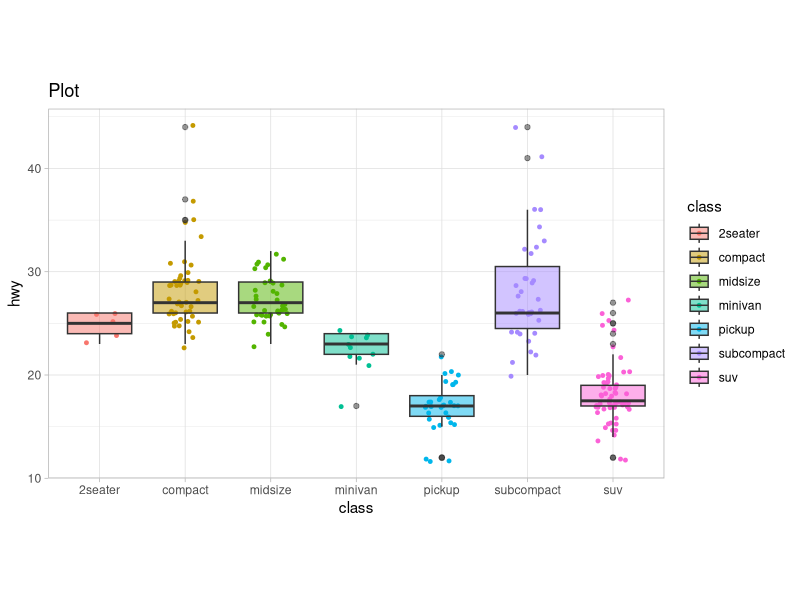
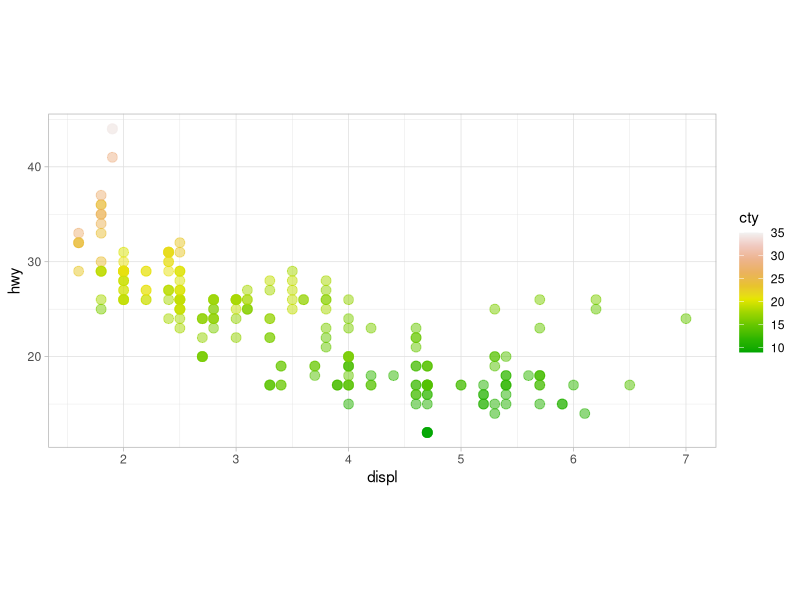
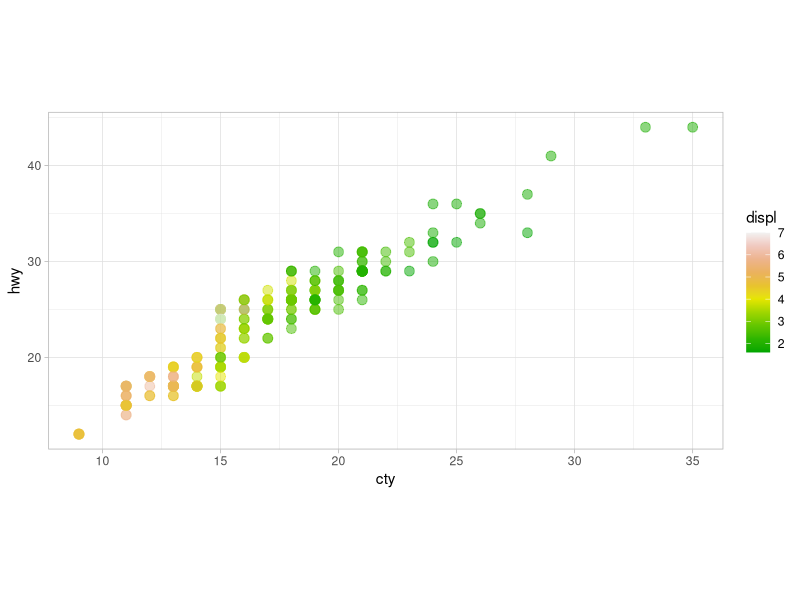
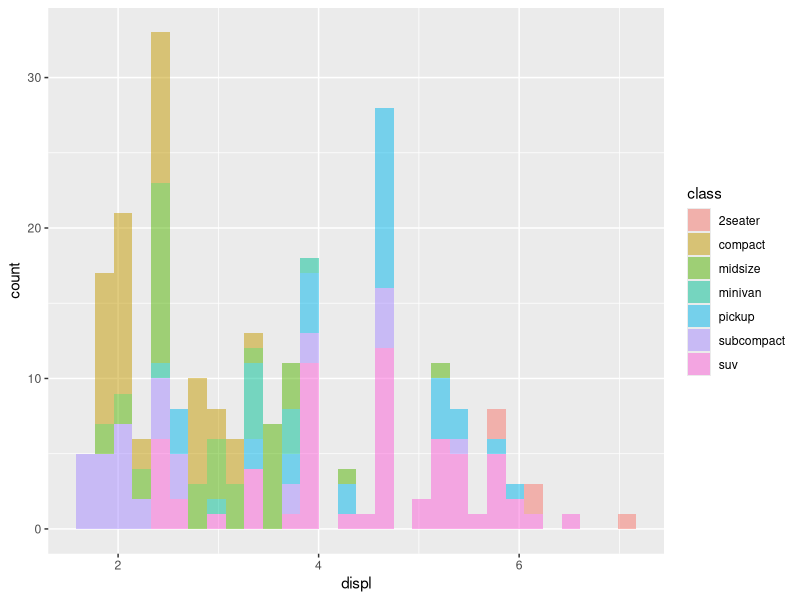
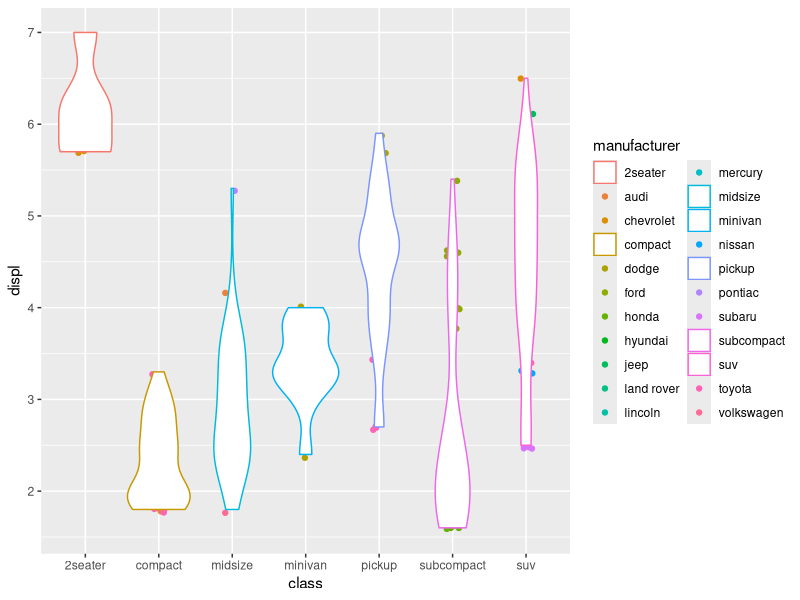
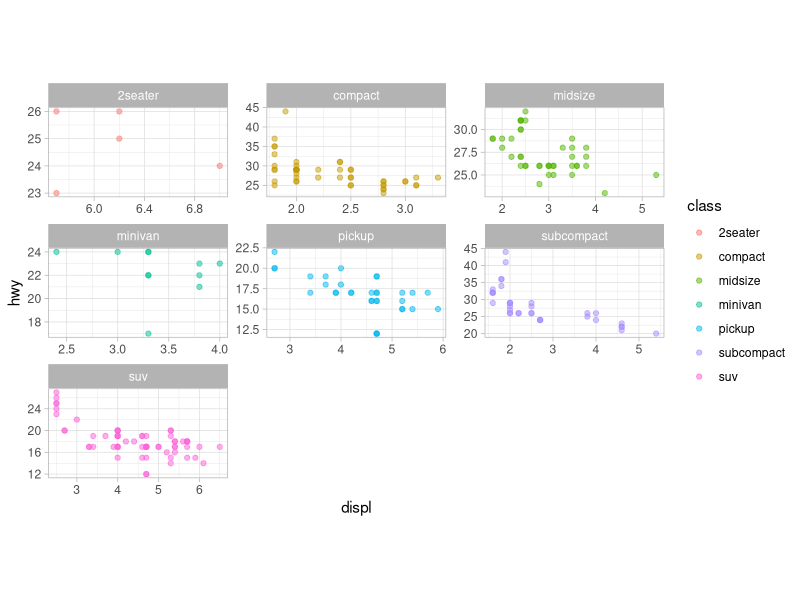
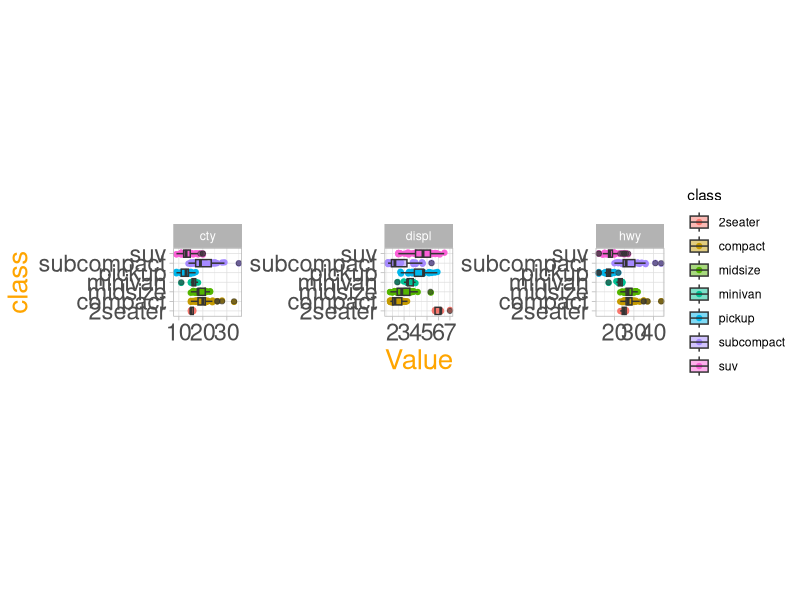
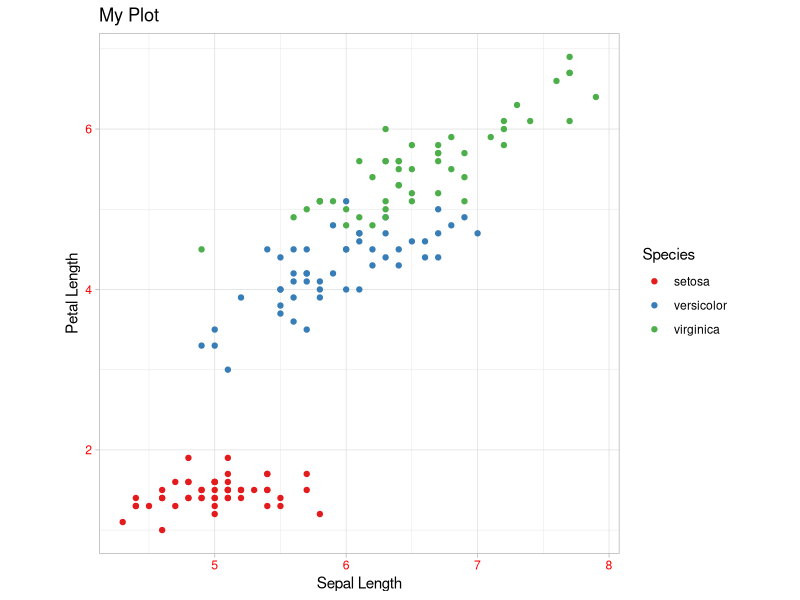

Write R code to recreate these figures, in order.
## ---- chunk 1
knitr::opts_chunk$set(echo = FALSE)
## ---- chunk 2
## BASIC ASSIGNMENTS  #########################
a <- 1
A <- 2
mystring <- "fmach"   ## note the double quotes
myboolean <- TRUE
## ---- chunk 3
myvector <- c(1,2,3,4)

## and this is the help for c!
?c

## ---- chunk 4
## assignment by name
u <- c("carlo" = 2, "due" = 10)

## how can I look inside a multidimensional object?
myvector[3]

## or only change the second element of my object
myvector[2] <- 30

## this gives me the third element of the  vector, remember that the first element in the 
## remember that R is counting from one and not zero
## if I want to construct a 2d array ...

myarray <- matrix(seq(1,25,1), nrow = 5, ncol = 5)

myarray

## ---- chunk 5
## the content can be accessed
myarray[2,3] ## one element
myarray[1,]  ## one row!

## square brakets can be used in a quite flexible way to select elements
## matching specific properties

myarray[myarray > 10]
myarray[myarray[1,] >3,]

## when you have multidimensional objects it is often useful give
## a name to the eleents

vector.with.names <- c("one" = 1, "two" = 2, "three" = 3)

## in this way I can access the second element either as
vector.with.names[2]
##or
vector.with.names["two"]

## with two dimensional or more dimensional objects rownames and colum names are useful
## exactly as in excel
## ---- chunk 6

mymonths <- c("Jan","Feb","Mar",
              "Apr","May","Jun",
              "Jul","Aug","Sep",
              "Oct","Nov","Dec")
days <- c(31,28,31,30,31,30,31,31,30,31,30,31)
season <- c(rep(c("winter","spring","summer","autumn"), each = 3))

yeardf <- data.frame("month" = mymonths, "length" = days, "season" = season)

factor(yeardf$season)


## if I want to use a list ...
yearlist <- list("month" = mymonths, "length" = days, "season" = season)
yearlist[["length"]]

## ---- chunk 7
## I load my first package!
library(tidyverse)

## and also some data
data(mpg)

## as we discussed this shows the first lines of the data.frame
head(mpg)
## ---- chunk 8
## a first glance on the data
summary(mpg)
## ---- chunk 9
## my first plot .... engine displacement, miles per gallon
ggplot(data = mpg) +
  geom_jitter(mapping = aes(x = class, y = hwy, col = class), size = 1, width = 0.2) +
  geom_boxplot(mapping = aes(x = class, y = hwy, fill = class), alpha = 0.5) + 
  theme_light() + 
  theme(aspect.ratio = 0.6) + 
  ggtitle("Plot")
  
## ---- chunk 10
ggplot(data = mpg) +
  ## on the canvas plot points linking their eastetics to the column names!
  geom_point(mapping = aes(x = displ, y = hwy, col = cty),  
             size = 3, 
             alpha = 0.5) +
  scale_color_gradientn(colours = terrain.colors(10)) + 
  ## add additional general aestetics
  theme_light() +
  theme(aspect.ratio = 0.5)

## ---- chunk 11
ggplot(data = mpg) +
  ## on the canvas plot points linking their eastetics to the column names!
  geom_point(mapping = aes(x = cty, y = hwy, col = displ),  
             size = 3, 
             alpha = 0.5) +
  scale_color_gradientn(colours = terrain.colors(10)) + 
  ## add additional general aestetics
  theme_light() +
  theme(aspect.ratio = 0.5)
## ---- chunk 12
## histograms, scales free
ggplot(data = mpg) +
  geom_histogram(mapping = aes(x = displ, fill = class), alpha = 0.5) 
## ---- chunk 13
## or jitter!
ggplot(mpg,aes(x = class, y = displ)) +
  geom_jitter(aes(col = manufacturer), width = 0.1) + 
  geom_violin(aes(col = class)) 
 
  

## ---- chunk 14
## geom_jitter
## geom_histogram
## geom_line
## geom_point
## geom_density
## ---- chunk 15
## group specific subplots
ggplot(data = mpg) + 
  geom_point(mapping = aes(x = displ, y = hwy, col = class), alpha = 0.5) +
  facet_wrap(~class, scales = "free") + 
  theme_light() +
  theme(aspect.ratio = 0.5)
## ---- chunk 16
## the function "pivot longer" goes from wide to long format. To do that it is necessary to provide the name 
## of two new columns: the one which will store the variable names and the one which will collect the values
## here we call them "Property" and "value"
mpglong <- pivot_longer(mpg, 
                        cols = c("displ","cty","hwy"),  ## these are the names of the column we are "collecting"
                   names_to = "Property", 
                   values_to = "Value")  

mpglong
## ---- chunk 17
ggplot(mpglong) + 
  geom_jitter(aes(x = class, y = Value, col = class), width = 0.1) + 
  geom_boxplot(aes(x = class, y = Value, fill = class), alpha = 0.5) + 
  facet_wrap(~Property, scales = "free") + 
  coord_flip() +         ### switch the axis to show the names ...
  theme_light() + 
  theme(aspect.ratio = 1,
        axis.text = element_text(size = 17),
        axis.title = element_text(size = 20, color  = "orange")
        )
## ---- chunk 18
## here is the starting of the story ....
data(iris)

head(iris)
## ---- chunk 19
ggplot(iris) + 
  geom_point(aes(x = Sepal.Length, y = Petal.Length, col = Species)) + 
  theme_light() + 
  ylab("Petal Length") + 
  xlab("Sepal Length") + 
  ggtitle("My Plot") + 
  scale_color_brewer(palette = "Set1") + 
  theme(aspect.ratio = 1,
        axis.text = element_text(color = "red"))
## ---- chunk 20
irislong <- pivot_longer(iris, c("Sepal.Length","Sepal.Width","Petal.Length","Petal.Width"),
                         names_to = "Proprietà",
                         values_to = "Valore")
## ---- chunk 21
ggplot(irislong, aes(x = Species, y = Valore, col = Species)) + 
  geom_boxplot(aes(fill = Species), alpha = 0.5) + 
  geom_jitter(width = 0.1, size = 0.4) + 
  facet_wrap(~Proprietà, scales = "free_y") + 
  xlab("") + 
  theme_light() + 
  theme(aspect.ratio = 0.8,
        strip.text = element_text(colour = "black"))
  
## ---- chunk 22
library(readr)
wines <- read_csv("data/wines.csv")
View(wines)
